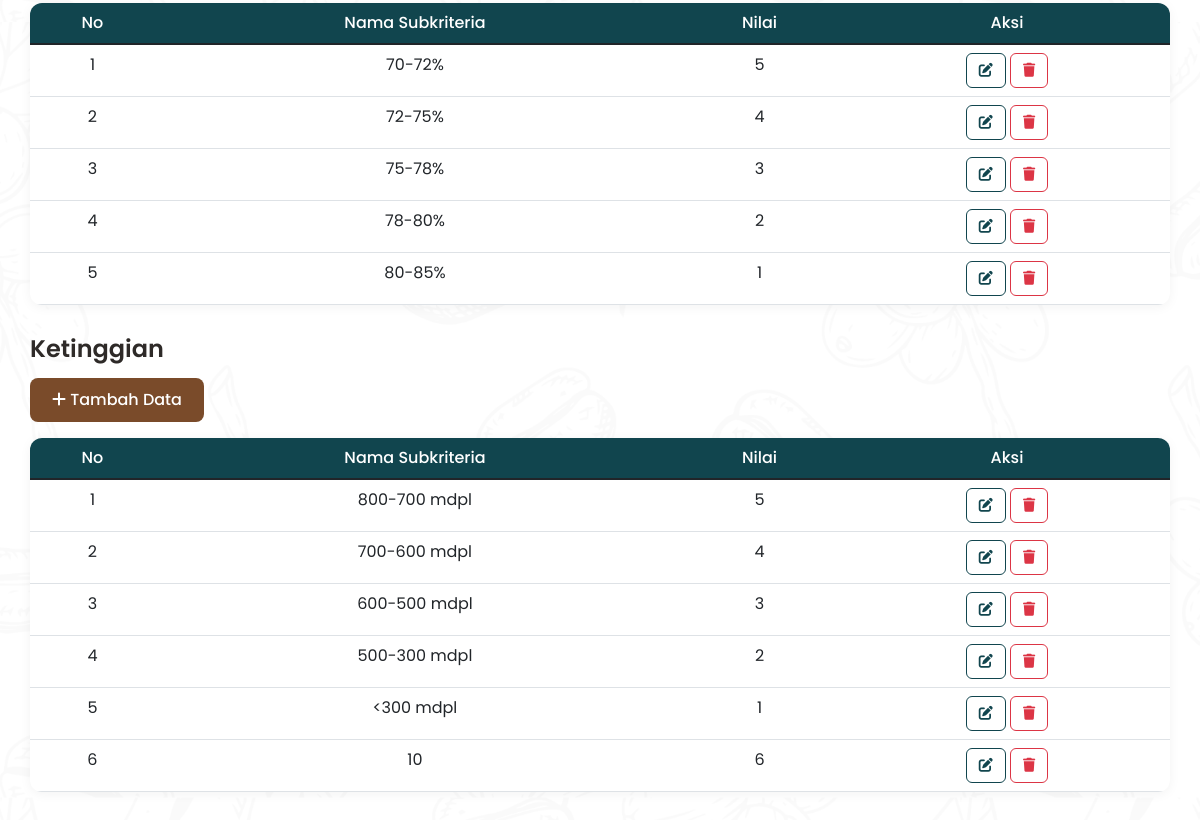
/subkriteria.php (signed in, lower part), run on an earlier commit of the app's database.
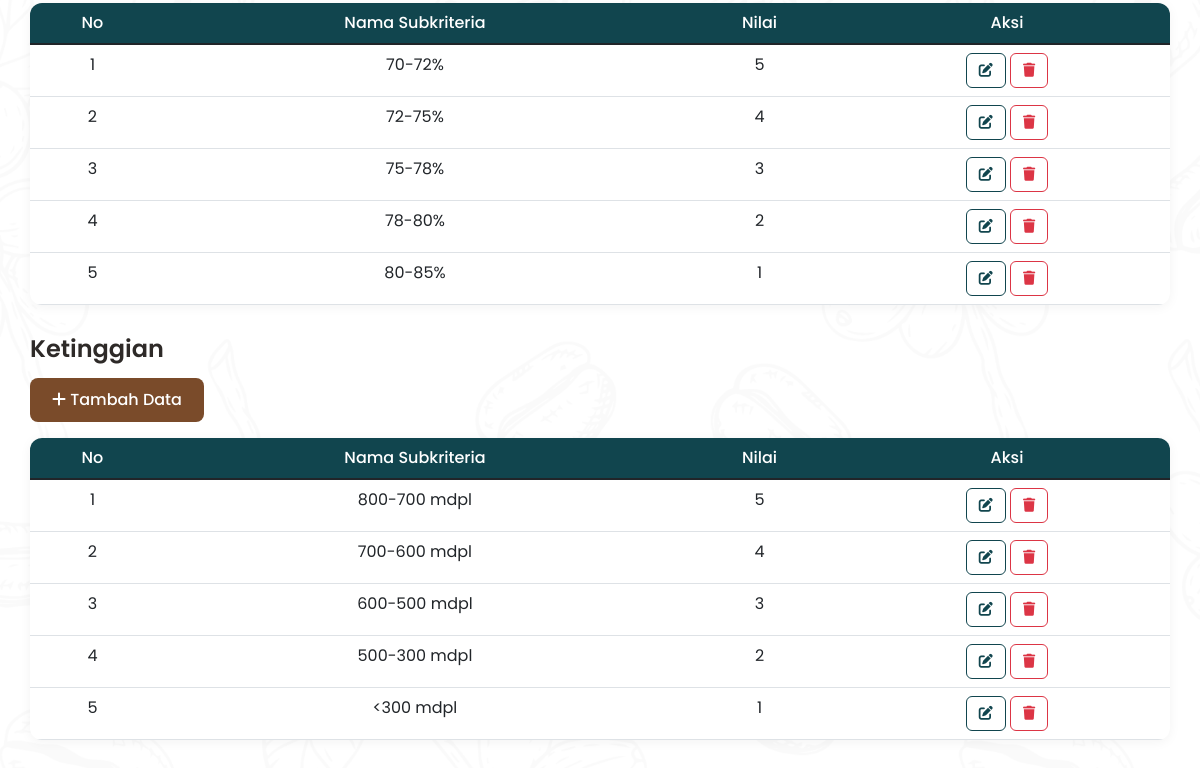
And on a later commit of the database.
### tables this page shows
CREATE TABLE `kriteria` (
  `id_kriteria` int(11) NOT NULL,
  `kode_kriteria` varchar(20) NOT NULL,
  `nama_kriteria` varchar(50) NOT NULL,
  `jenis_kriteria` set('benefit','cost') NOT NULL
);

CREATE TABLE `subkriteria` (
  `id_subkriteria` int(11) NOT NULL,
  `id_kriteria` int(11) NOT NULL,
  `nama_subkriteria` varchar(50) NOT NULL,
  `nilai_subkriteria` float NOT NULL
);

### subkriteria.php (the view, shortened to what this page needs)
<?php
include "koneksi.php";
?>
<!DOCTYPE html>
<html lang="id">
<head>
    <link href="https://cdn.jsdelivr.net/npm/bootstrap@5.1.3/dist/css/bootstrap.min.css" rel="stylesheet">
    <link rel="stylesheet" href="https://cdnjs.cloudflare.com/ajax/libs/font-awesome/6.0.0/css/all.min.css">
</head>
<body>
    <div class="container container-content">
        <?php
        $query_kriteria = mysqli_query($koneksi, "SELECT * FROM kriteria ORDER BY id_kriteria ASC");
        while ($kriteria = mysqli_fetch_array($query_kriteria)) {
            $id_kriteria = $kriteria['id_kriteria'];
        ?>
        <h4><?= $kriteria['nama_kriteria'] ?></h4>
        <button class="btn-primary mb-3" data-bs-toggle="modal" data-bs-target="#modalTambah<?= $id_kriteria ?>">
            <i class="fas fa-plus"></i> Tambah Data
        </button>
        <div class="table-container">
            <table class="table table-hover mb-0">
                <thead>
                    <tr>
                        <th>No</th>
                        <th>Nama Subkriteria</th>
                        <th>Nilai</th>
                        <th>Aksi</th>
                    </tr>
                </thead>
                <tbody>
                    <?php
                    $no = 1;
                    $query_sub = mysqli_query($koneksi, "SELECT * FROM subkriteria WHERE id_kriteria = '$id_kriteria' ORDER BY id_subkriteria ASC");
                    if (mysqli_num_rows($query_sub) > 0) {
                        while ($sub = mysqli_fetch_array($query_sub)) {
                            echo "<tr>
                                    <td>{$no}</td>
                                    <td>{$sub['nama_subkriteria']}</td>
                                    <td>{$sub['nilai_subkriteria']}</td>
                                    <td>
                                        <button class='btn-edit' onclick='editData({$sub['id_subkriteria']}, \"{$sub['nama_subkriteria']}\", \"{$sub['nilai_subkriteria']}\")'>
                                            <i class='fas fa-edit'></i>
                                        </button>
                                        <button class='btn-hapus' onclick='hapusData({$sub['id_subkriteria']}, \"{$sub['nama_subkriteria']}\")'>
                                            <i class='fas fa-trash'></i>
                                        </button>
                                    </td>
                                  </tr>";
                            $no++;
                        }
                    } else {
                        echo "<tr><td colspan='4' class='text-center'>Belum ada data subkriteria</td></tr>";
                    }
                    ?>
                </tbody>
            </table>
        </div>
        <?php } ?>
    </div>
</body>
</html>

What changed in the data, as far as the page shows it:
removed subkriteria: nama_subkriteria "10", nilai_subkriteria "6", shown under kriteria "Ketinggian"
